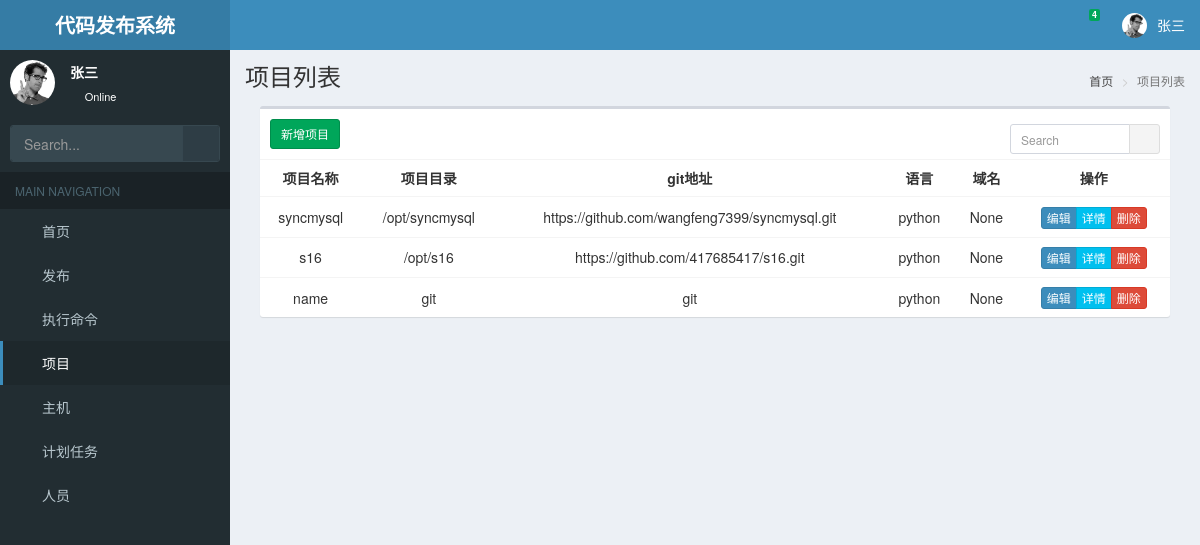
Screenshot of /teamall/ (signed in) with the database file from the repository.
### web/models.py (models this page shows, shortened)
class UserProfile(models.Model):
    name = models.CharField(verbose_name="用户名称", max_length=200)
    email = models.CharField(verbose_name="邮箱地址", max_length=200)
    password = models.CharField(verbose_name="密码", max_length=200)
    role = models.CharField(verbose_name='角色', choices=(("0", "开发"), ("1", "测试"), ("2", '运维')), default="0",
                            max_length=10)
    isAdmin = models.CharField(verbose_name='管理员', choices=(("0", "Admin"), ("1", "普通")), default="1",
                            max_length=10)
    create_time = models.DateTimeField("创建时间", auto_now_add=True)
    phone=models.CharField(verbose_name='手机号',blank=True,null=True,max_length=11)
    class Meta:
        ordering = ['-create_time']

class Team(models.Model):
    Language = (
        ("0", 'python'),
        ("1", "java"),
        ("2", 'go'),
        ("3", "php"),
        ("4", "html")
    )
    name = models.CharField(verbose_name='项目名', max_length=200, unique=True)
    user_id = models.ManyToManyField('UserProfile', related_name='研发人员', verbose_name="研发人员")
    test_user = models.ManyToManyField('UserProfile', related_name='测试人员', verbose_name="测试人员")
    path = models.CharField(verbose_name='项目目录', max_length=200)
    git_path = models.CharField(verbose_name='git地址', max_length=200)
    nginxhost = models.ManyToManyField('Host', verbose_name='nginx机器', related_name="nginx", )
    nginxconf = models.CharField(verbose_name='nginx配置文件', max_length=200, null=True, blank=True)
    nginxupstream = models.CharField(verbose_name='nginx upstream名称', max_length=200, null=True, blank=True)
    host = models.ManyToManyField('Host', verbose_name='后端主机', related_name="upstarm机器")
    language = models.CharField(verbose_name='语言', choices=Language, default="0", max_length=20)
    domain=models.CharField(verbose_name='域名',null=True,blank=True,max_length=100)
    note = models.CharField(verbose_name='备注信息', max_length=218, null=True, blank=True)
    create_time = models.DateTimeField("创建时间", auto_now_add=True)
    class Meta:
        ordering = ("-create_time",)

### web/teams.py (the view)
# urls.py: url(r'^teamall/$', teamall, name='teamall'),
def teamall(request):
    name=request.GET.get('table_search','')
    teamall=Team.objects.filter(name__contains=name)
    return TemplateResponse(request,'teamall.html',{"page_title":"项目列表",'teams':teamall})

### utils/auth.py (called while the page is built)
    def process_request(self, request):
        if request.path_info.startswith('/admin/'):
            return
        if request.path_info in [reverse('login')]:
            return
        pk = request.session.get('user_id')
        user = models.UserProfile.objects.filter(pk=pk).first()
        if user:
            request.account = user
        else:
            return redirect(reverse('login'))

    def process_template_response(self,request,response):
        response.context_data.update({'user':request.account})
        return response

### templates/teamall.html (shortened to what this page needs)
{% extends 'master/base.html' %}
{% block content %}
    <div class="col-xs-12">
        <div class="box">
            <div class="box-header">
                <a href="{% url 'createteam' %}" class="btn btn-sm btn-success add-btn">新增项目</a>
                <form class="box-tools">
                    <div class="input-group input-group-sm" style="width: 150px;">
                        <input type="text" name="table_search" class="form-control pull-right" placeholder="Search">
                        <div class="input-group-btn">
                            <button type="submit" class="btn btn-default"><i class="fa fa-search"></i></button>
                        </div>
                    </div>
                </form>
            </div>
            <div class="box-body table-responsive no-padding">
                <table class="table table-hover text-center">
                    <tr>
                        <th>项目名称</th>
                        <th>项目目录</th>
                        <th>git地址</th>
                        <th>语言</th>
                        <th>域名</th>
                        <th>操作</th>
                    </tr>
                    {% for t in teams %}
                        <tr>
                            <td>{{ t.name }}</td>
                            <td>{{ t.path }}</td>
                            <td>{{ t.git_path }}</td>
                            <td>{{ t.get_language_display }}</td>
                            <td>{{ t.domain }}</td>
                            <td>
                                <div class="btn-group">
                                    <a type="button" href="{% url 'editteam' t.pk %}"
                                       class="edit-btn btn btn-primary btn-xs">编辑</a>
                                    <a type="button" href="{% url 'detailteam' t.pk %}"
                                       class="detail-btn btn btn-info btn-xs">详情</a>
                                    <a type="button" href="#" data-url="{% url 'delteam' t.pk %}"
                                       class="btn del-btn btn-danger btn-xs">删除</a>
                                </div>
                            </td>
                        </tr>
                    {% endfor %}
                </table>
            </div>
        </div>
    </div>
{% endblock %}

### templates/master/header.html (shortened to what this page needs)
{% load static %}
<header class="main-header">
  <a href="/" class="logo">
    <span class="logo-lg"><b>代码发布系统</b></span>
  </a>
  <nav class="navbar navbar-static-top">
    <a href="#" class="sidebar-toggle" data-toggle="push-menu" role="button">
    </a>
    <div class="navbar-custom-menu">
      <ul class="nav navbar-nav">
        <li class="dropdown messages-menu">
          <a href="#" class="dropdown-toggle" data-toggle="dropdown">
            <i class="fa fa-envelope-o"></i>
            <span class="label label-success">4</span>
          </a>
        </li>
        <li class="dropdown user user-menu">
          <a href="#" class="dropdown-toggle" data-toggle="dropdown">
              <img src="{% static 'AdminLTE/img/user2-160x160.jpg' %}" class="user-image" alt="User Image">
            <span class="hidden-xs">{{ user.name }}</span>
          </a>
        </li>
      </ul>
    </div>
  </nav>
</header>

### templates/master/sidebar.html (shortened to what this page needs)
{% load static %}
<aside class="main-sidebar">
    <section class="sidebar">
        <div class="user-panel">
            <div class="pull-left image">
                <img src="{% static 'AdminLTE/img/user2-160x160.jpg' %}" class="img-circle" alt="User Image">
            </div>
            <div class="pull-left info">
                <p>{{ user.name }}</p>
                <a href="#"><i class="fa fa-circle text-success"></i> Online</a>
            </div>
        </div>
        <form action="#" method="get" class="sidebar-form">
            <div class="input-group">
                <input disabled type="text" name="q" class="form-control" placeholder="Search...">
                <span class="input-group-btn">
              <button disabled type="submit" name="search" id="search-btn" class="btn btn-flat"><i
                      class="fa fa-search"></i>
              </button>
            </span>
            </div>
        </form>
        <ul class="sidebar-menu" data-widget="tree">
            <li class="header">MAIN NAVIGATION</li>
            <li id="dashboard"><a href="#"><i class="fa fa-dashboard"></i> <span>首页</span></a></li>
            <li id="menu_issue" class="treeview">
                <a href="#">
                    <i class="fa fa-server"></i> <span>发布</span>
                    <span class="pull-right-container">
              <i class="fa fa-angle-left pull-right"></i>
            </span>
                </a>
            </li>
            <li id="command"><a href="{% url 'commall' %}"><i class="fa fa-file-code-o"></i> <span>执行命令</span></a></li>
            <li id="project"><a href="{% url 'teamall' %}"><i class="fa fa-share-alt"></i> <span>项目</span></a></li>
            <li id="hosts"><a href="{% url 'hostall' %}"><i class="fa fa-server"></i> <span>主机</span></a></li>
            <li id="crons"><a href="{% url 'cronall' %}"><i class="fa fa-safari"></i> <span>计划任务</span></a></li>
            {% if user.isAdmin == "0" %}
                <li id="users"><a href="{% url 'userall' %}"><i class="fa fa-user"></i> <span>人员</span></a></li>
            {% endif %}
        </ul>
    </section>
</aside>

### rows the page displays
UserProfile: name "张三"
Team: name "syncmysql", path "/opt/syncmysql", git_path "https://github.com/wangfeng7399/syncmysql.git", language "python", domain "None"
Team: name "s16", path "/opt/s16", git_path "https://github.com/417685417/s16.git", language "python", domain "None"
Team: name "name", path "git", git_path "git", language "python", domain "None"

### other values shown
{{ page_title }} "项目列表"
